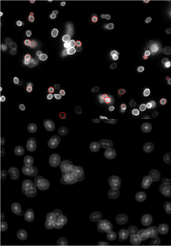
#> input picture Lab 3/cells_0.55_25_35.png, 171 x 246 px, shrunk from 581 x 835 before the run, given in place of blood.png, which was not available
$ jupyter execute Detection_of_circular_object_.ipynb
#> lines starting #> are read from the running program, lines starting #| are printed output that depends on the picture; after the words box and inside, x2 and y2 are one past the last pixel; in counts of white or black regions, pixels touching at a corner belong together; pictures that were not available may be replaced by others from this repository, and a replacement may not be noted
[cell 1]
import numpy as np
import cv2
import matplotlib.pyplot as plt
from tkinter.filedialog import askopenfilename
import math
from collections import defaultdict
from google.colab.patches import cv2_imshow

[cell 2]
def circular_detection ( image , diameterRange ) :
    '''
    :param image:  image containing circular objects
    :param diameterRange: range of diameters
    :return: 1. accumulator image; 2. input image with objects detected in given range of diameters.
    '''
    radiusRange = [ int ( elem / 2 ) for elem in diameterRange ]
    rangeMin = radiusRange [ 0 ]
    rangeMax =  radiusRange [ 1 ]
    row , column = image.shape

    accumulatorMatrix = np.zeros ( [ 2 * row , 2 * column , rangeMax + 1 ] )
    for r in radiusRange :
        for x in range ( row ) :
            for y in range ( column ) :
                if image [ x ] [ y ] != 0 :
                    for theta in range ( 0 , 360 ) :
                        b = y - r * np.sin ( theta * math.pi / 180 )
                        a = x - r * np.cos ( theta * math.pi / 180 )
                        accumulatorMatrix [ int ( a ) , int ( b ) , int ( r ) ] += 1  # voting

    accumulatorMatrix_ = np.sum ( accumulatorMatrix , axis = 2 )
    accumulatorMatrix_ = ( ( accumulatorMatrix_ - accumulatorMatrix_.min() ) *
                           ( 1.0 / (accumulatorMatrix_.max() - accumulatorMatrix_.min() ) * 255 ) ) # normalization

    accumulatorImage = accumulatorMatrix_ [ : row + 1 , : column + 1 ]
    max_value = np.max ( accumulatorMatrix )
    indices = np.argwhere ( accumulatorMatrix > ( max_value * 0.7 ) )

    return indices, accumulatorImage

[cell 3]
filename = '/content/blood.png'

[cell 4]
img = cv2.imread( filename )
#> img is the input picture: shape (246, 171, 3); mean B, G, R 15.6, 15.6, 16.1
edgeDetected = cv2.Canny ( img , 50 , 150 )
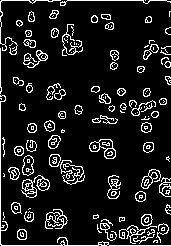
#> edgeDetected: shape (246, 171); 11.2% white in thin lines or dots

indices, accumulatorImage = circular_detection( edgeDetected , [ 15 , 25 ] ) # circles 15-25
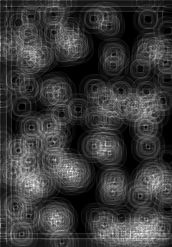
#> accumulatorImage: shape (247, 172) float64; min 0, max 255, mean 58
#> indices = 103 rows, first 8: [48, 68, 7], [59, 30, 7], [90, 54, 7], [109, 145, 7], [112, 144, 7], [112, 145, 7], [125, 144, 7], [141, 53, 7]

for x , y , r in indices :
  cv2.circle ( img , ( y , x ) , r , (0 , 0 , 255) , thickness = 1 , lineType = 8 , shift = 0 )
#> this loop made 103 passes
#> (x, y, r) on passes 1 to 12: (48, 68, 7), (59, 30, 7), (90, 54, 7), (109, 145, 7), (112, 144, 7), (112, 145, 7), (125, 144, 7), (141, 53, 7), (141, 54, 7), (144, 105, 7), (145, 105, 7), (151, 108, 7)
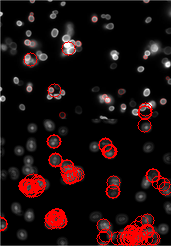
#> img: shape (246, 171, 3); 5.98% of pixels changed, all inside (x1, y1, x2, y2) = (0, 41, 171, 246)

cv2_imshow ( img )
cv2_imshow (accumulatorImage.astype ( np.uint8 ) )
cv2.waitKey ( 0 )
#> Out = 27

$ run again, on Lab 3/circles_25_35.png
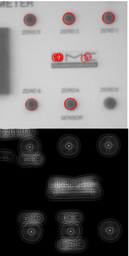
#> input picture Lab 3/circles_25_35.png, 129 x 256 px, shrunk from 323 x 643 before the run, given in place of blood.png, which was not available
#> img is the input picture: shape (256, 129, 3); mean B, G, R 103, 103, 104.6
#> `edgeDetected = cv2.Canny ( img , 50 , 150 )`:
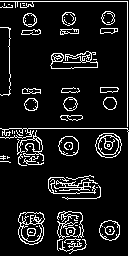
#> edgeDetected: shape (256, 129); 10.5% white in thin lines or dots
#> `indices, accumulatorImage = circular_detection( edgeDetected , [ 15 , ..`: indices = 114 rows, first 8: [0, 10, 7], [0, 23, 7], [17, 68, 7], [17, 107, 7], [17, 108, 7], [18, 29, 7], [18, 68, 7], [19, 29, 7]
#> the loop `for x , y , r in indices :` made 114 passes
#> after the loop `for x , y , r in indices :`:
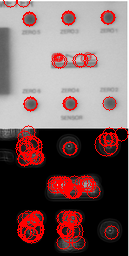
#> img: shape (256, 129, 3); 9.16% of pixels changed, all inside (x1, y1, x2, y2) = (3, 0, 129, 250)
#> Out = 27
